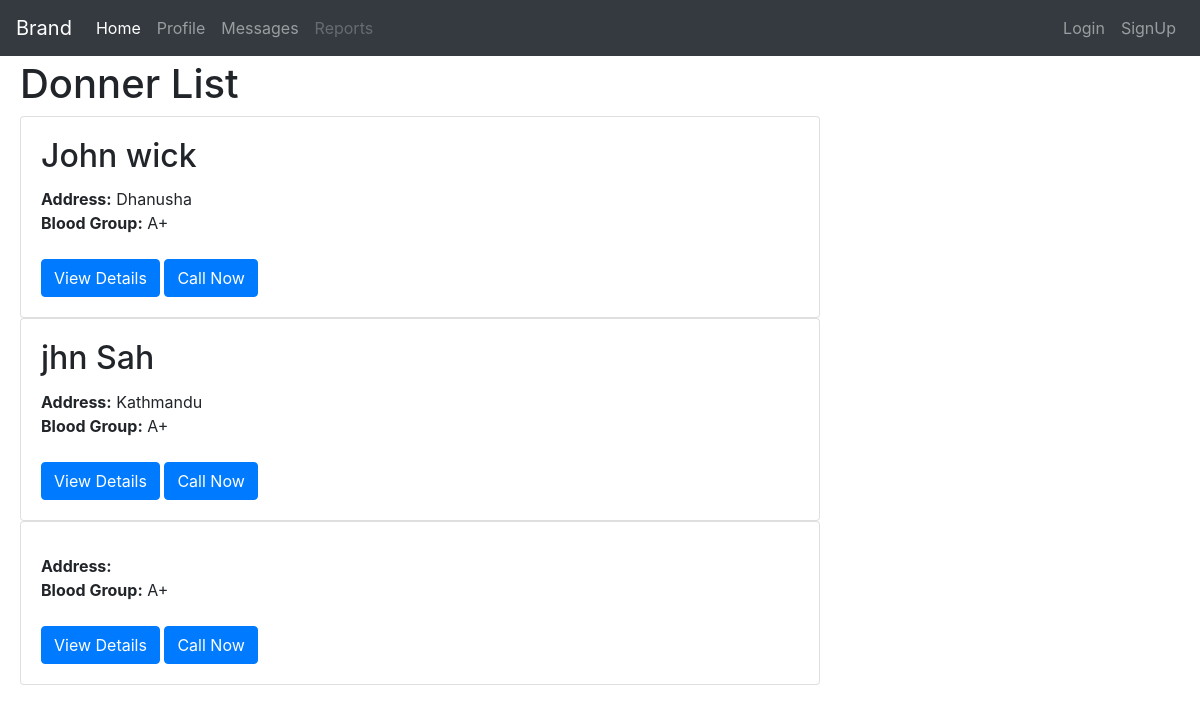
The app's page /donor, older data.
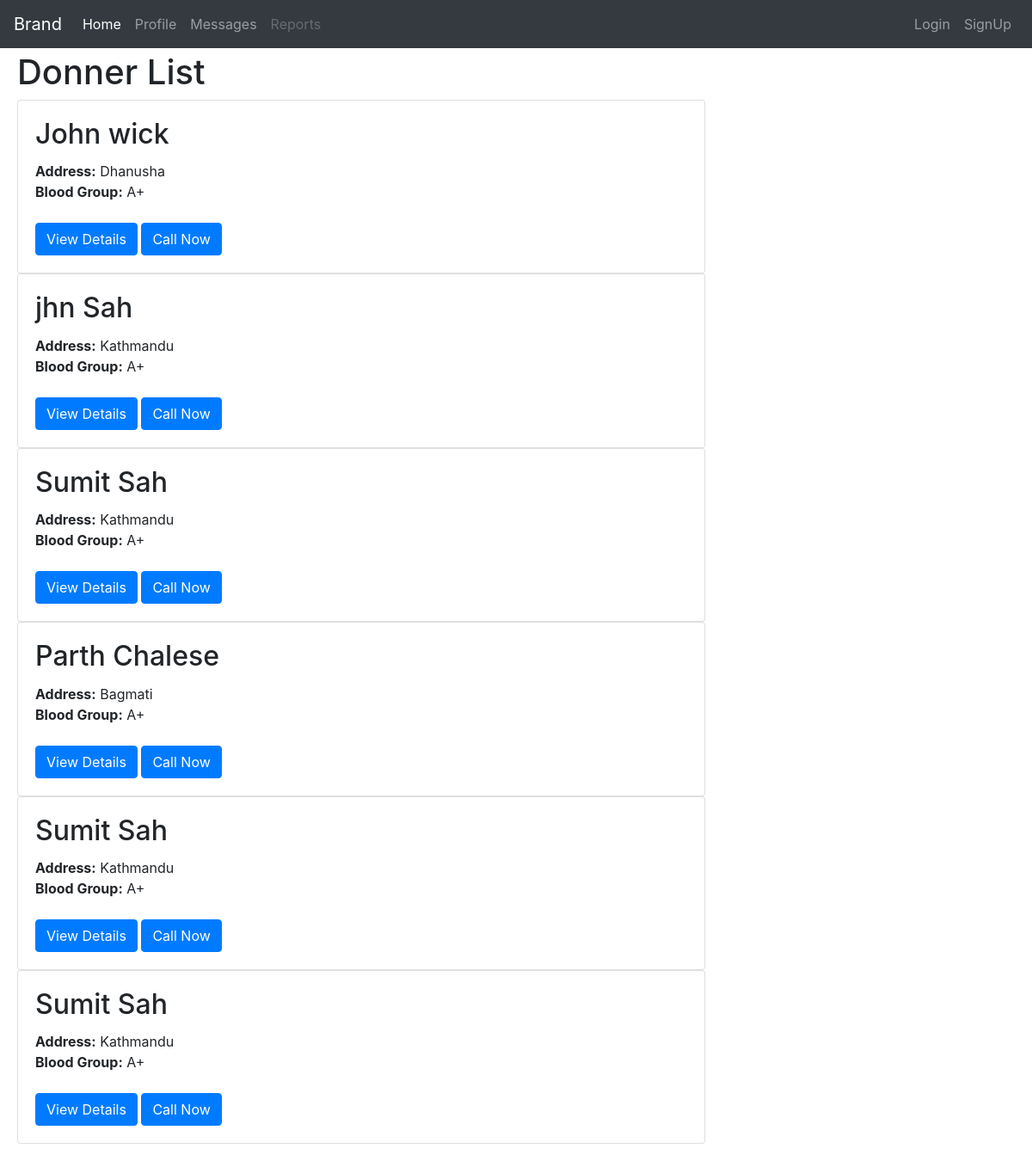
The same page, newer data.
### hackfest/models.py (models this page shows, shortened)
class Donor(models.Model):
    CHOOSE=(
        ('male', 'male'),
        ('female', 'female'),
        ('other', 'other'),
    )
    GROUP=(
        ('A+', 'A+'),
        ('A-', 'A-'),
        ('B+', 'B-'),
        ('O+', 'O-'),
        ('AB+', 'AB-'),
    )
    first_name= models.CharField(max_length=100)
    last_name= models.CharField(max_length=100)
    gender= models.CharField(max_length=200, null=True, choices=CHOOSE)
    contact= models.CharField(max_length=50000000000)
    dob= models.DateField(null=True)
    blood= models.CharField(max_length=200, null=True, choices=GROUP)
    district= models.CharField(max_length=100)
    city= models.CharField(max_length=100)
    ward= models.IntegerField(null=True)

### hackfest/views.py (the view)
# urls.py: path('donor', DonorListView.as_view(), name='Donor'),
class  DonorListView(ListView):
    model= Donor
    template_name='donor.html'
    context_object_name='data1'

### templates/donor.html
{% extends 'base.html' %}
{% block content %}
<div class="bs-example">
    <h1> Donner List</h1>
    {% for data in data1 %}
    <div class="card" style="width: 50rem;">
        <div class="card-body">
            <h2 class="card-title">{{data.first_name}} {{data.last_name}}</h2>
            <b>Address:</b> {{data.district}}<br>
            <b> Blood Group:</b> A+
            <br><br>
            <a href="/donor/{{data.id}}" class="btn btn-primary">View Details</a>
            <a href="#" class="btn btn-primary">Call Now</a>
        </div>
    </div>
    {% endfor %}
</div>
{% endblock %}

### templates/base.html (shortened to what this page needs)
{% load static  %}
<!DOCTYPE html>
<html lang="en">
<head>
<link rel="stylesheet" href="https://stackpath.bootstrapcdn.com/bootstrap/4.5.2/css/bootstrap.min.css">
<link rel="stylesheet" href="https://maxcdn.bootstrapcdn.com/font-awesome/4.7.0/css/font-awesome.min.css">
<link rel="stylesheet" href="{% static 'assets/bootstrap/css/bootstrap.min.css' %}">
<link rel="stylesheet" href="{% static 'assets/css/styles.css' %}">
</head>
<body>
<div class="bs-example">
    <nav class="navbar navbar-expand-md navbar-dark bg-dark fixed-top">
        <a href="#" class="navbar-brand">Brand</a>
        <div class="collapse navbar-collapse" id="navbarCollapse">
            <div class="navbar-nav">
                <a href="#" class="nav-item nav-link active">Home</a>
                <a href="#" class="nav-item nav-link">Profile</a>
                <a href="#" class="nav-item nav-link">Messages</a>
                <a href="#" class="nav-item nav-link disabled" tabindex="-1">Reports</a>
            </div>
            <div class="navbar-nav ml-auto">
            {% if request.user.is_authenticated %}
                <a href="#" class="nav-item nav-link">Welcome {{ request.user}}</a>
                <a href="{% url 'account_logout' %}" class="nav-item nav-link">Logout</a>
            {% else %}
                <a href="{% url 'account_login' %}" class="nav-item nav-link">Login</a>
                <a href="{% url 'account_signup' %}" class="nav-item nav-link">SignUp</a>
            {% endif %}
            </div>
        </div>
    </nav>
</div>
    {% block content %}
    {% endblock %}
</body>
</html>

### templates/base.html (style rules this page uses)
.bs-example { margin: 20px; }
body { padding-top: 40px; }

Row changes from the older to the newer data that the page shows:
added Donor: first_name "Sumit", last_name "Sah", district "Kathmandu"
added Donor: first_name "Parth", last_name "Chalese", district "Bagmati"
added Donor: first_name "Sumit", last_name "Sah", district "Kathmandu"
added Donor: first_name "Sumit", last_name "Sah", district "Kathmandu"
